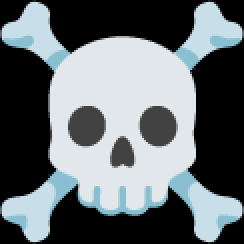
#> input picture montage/skull.png, 122 x 122 px (shown 2 times larger)
$ python -i render.py   (imports and definitions only)
#> lines starting #> are read from the running program, lines starting #| are printed output that depends on the picture
import numpy as np, cv2, json, subprocess, sys, math
SRC=sys.argv[1]; OUT=sys.argv[2]; PREVIEW=len(sys.argv)>3
FPS=30; W,H=1080,1920; CW,CH=608,1080
# [1 line that did not run here, left out]
def load(path,ss=None,t=None):
    cmd=['ffmpeg','-v','error']+(['-ss',str(ss)] if ss is not None else [])+(['-t',str(t)] if t else [])+['-i',path]
    if path==SRC: cmd+=['-vf',f'crop={CW}:{CH}:656:0']
    cmd+=['-f','rawvideo','-pix_fmt','bgr24','-']
    raw=subprocess.run(cmd,capture_output=True).stdout
    return np.frombuffer(raw,np.uint8).reshape(-1,CH,CW,3)
# [3 lines not run here, left out]
def src_frame(t):
    if ACT0<=t<ACT0+len(act)/ACT_FPS-0.01: return act[min(len(act)-1,int(round((t-ACT0)*ACT_FPS)))]
    return orig[min(len(orig)-1,int(round(t*ORIG_FPS)))]
K=[3.692,6.923,11.077,14.308]  # kill impacts (out time)
# [1 line that did not run here, left out]
# [16 lines that did not run here, left out]
def seg_at(t):
    for s in segs:
        if s[0]<=t<s[1]: return s
    return segs[-1]
def src_time(t,s):
    u=(t-s[0])/(s[1]-s[0])
    if s[4]=='kill': u=1-(1-u)**1.6 if False else u**0.8   # slight ramp
    if s[4]=='outro': u=1-(1-u)**3
    return s[2]+(s[3]-s[2])*u
# [1 line that did not run here, left out]
def since(t,arr):
    d=t-arr[arr<=t+1e-6]; return d.min() if len(d) else 99
# [1 line that did not run here, left out]
# grade LUT
x=np.arange(256)/255.0
lift=np.power(x,0.62)
sc=lambda v,c: 1/(1+np.exp(-c*(v-0.5)))
curve=(sc(lift,6)-sc(0,6))/(sc(1,6)-sc(0,6))
lutB=np.clip((curve*1.06+0.02)*255,0,255).astype(np.uint8)
lutG=np.clip((curve*0.98)*255,0,255).astype(np.uint8)
lutR=np.clip((curve*1.02)*255,0,255).astype(np.uint8)
yy,xx=np.mgrid[0:H,0:W].astype(np.float32)
vig=1-0.55*(((xx-W/2)/(W*0.75))**2+((yy-H/2)/(H*0.62))**2)
vig=np.clip(vig,0.25,1)[...,None]
rng=np.random.default_rng(3)
grain=[(rng.standard_normal((H//2,W//2)).astype(np.float32)) for _ in range(8)]
def mblur(img,k,ang=0):
    if k<3: return img
    ker=np.zeros((k,k),np.float32); ker[k//2,:]=1/k
    if ang: ker=cv2.warpAffine(ker,cv2.getRotationMatrix2D((k/2,k/2),ang,1),(k,k))
    return cv2.filter2D(img,-1,ker)
def render(i):
    t=i/FPS; s=seg_at(t); tag=s[4]
    st=src_time(t,s)
    if tag=='fast':  # motion blur via multi-sample
        dt=(s[3]-s[2])/(s[1]-s[0])/FPS
        fr=np.mean([src_frame(st-dt*j/3).astype(np.float32) for j in range(3)],0).astype(np.uint8)
    else: fr=src_frame(st)
    dk=since(t,kicks); ds=since(t,snares); dK=since(t,np.array(K)); dC=since(t,np.array(cuts))
    dD=t-DROPT
    z=1.13
    if t>=DROPT: z+=0.06*math.exp(-dk/0.09)
    z+=0.25*math.exp(-dK/0.22)
    if tag=='build': z+=0.22*((t-s[0])/(s[1]-s[0]))**2
    if tag=='kill': z+=0.10*min(1,(t-s[0])/(s[1]-s[0]))
    if tag=='outro': z+=0.15*((t-s[0])/(s[1]-s[0]))
    if tag=='teaser': z+=0.15
    amp=45*math.exp(-dK/0.18)+(12*math.exp(-ds/0.1) if t>=DROPT else 0)+(25*math.exp(-dC/0.08) if tag in('cut','stut') else 0)
    rr=np.random.default_rng(i)
    ox,oy=rr.uniform(-1,1,2)*amp
    rot=2.5*math.exp(-dK/0.2)*rr.uniform(-1,1)
    if tag=='cut' and dC<0.07: ox+= (1 if int(s[0]/B)%2 else -1)*160*(1-dC/0.07)
    scale=W/CW*z
    M=cv2.getRotationMatrix2D((CW/2,CH/2),rot,scale)
    M[0,2]+=W/2-CW/2+ox; M[1,2]+=H/2-CH/2+oy
    img=cv2.warpAffine(fr,M,(W,H),flags=cv2.INTER_CUBIC,borderMode=cv2.BORDER_REFLECT)
    # whip blur on cuts / impacts
    if tag in('cut','stut') and dC<0.07: img=mblur(img,41)
    if dK<0.06: img=mblur(img,25,90)
    b,g,r=cv2.split(img); img=cv2.merge([cv2.LUT(b,lutB),cv2.LUT(g,lutG),cv2.LUT(r,lutR)])
    img=cv2.filter2D(img,-1,np.array([[0,-0.6,0],[-0.6,3.4,-0.6],[0,-0.6,0]],np.float32))
    f=img.astype(np.float32)/255
    gray=f.mean(2,keepdims=True)
    sat=1.45
    if tag=='kill': sat=1.25
    if tag=='outro': sat=1.45-1.4*min(1,(t-s[0])/(s[1]-s[0])*1.3)
    if t<DROPT and tag!='teaser': sat=1.2
    f=gray+(f-gray)*sat
    # red boost (phonk) — push reds
    f[...,2]=f[...,2]*1.08
    # RGB split
    sh=int(32*math.exp(-dK/0.14)+(7*math.exp(-dk/0.06) if t>=DROPT else 0)+(18 if tag=='teaser' else 0)+(14*math.exp(-dC/0.1) if tag=='stut' else 0))
    if sh>1:
        f[...,2]=np.roll(f[...,2],sh,1); f[...,0]=np.roll(f[...,0],-sh,1)
    # glitch slices
    if tag=='teaser' or (tag=='stut' and dC<0.12) or dK<0.05:
        for _ in range(7):
            y0=rr.integers(0,H-120); hh=rr.integers(20,140); f[y0:y0+hh]=np.roll(f[y0:y0+hh],rr.integers(-120,120),1)
    f*=vig
    if tag=='build':
        u=(t-s[0])/(s[1]-s[0]); f*=1-0.85*max(0,(u-0.6)/0.4)**1.5
    flash=0.9*math.exp(-dK/0.07)+(0.12*math.exp(-ds/0.05) if t>=DROPT else 0)+(0.35*math.exp(-dC/0.05) if tag in('cut','stut') else 0)
    f=f+flash*(1-f)
    gr=cv2.resize(grain[i%8],(W,H))[...,None]
    f+=gr*0.025
    if 0<=dD<1.5/FPS and dD>=1/FPS-1e-6: f=1-f   # 1 negative frame after drop flash
    if t>=DUR-1/FPS-1e-6: pass
    return (np.clip(f,0,1)*255).astype(np.uint8)
# [1 line that did not run here, left out]
# [1 line that did not run here, left out]
# [3 lines not run here, left out]
# [2 lines that did not run here, left out]
# [4 lines not run here, left out]

>>> import cv2
>>> picture = cv2.imread('skull.png', cv2.IMREAD_GRAYSCALE)
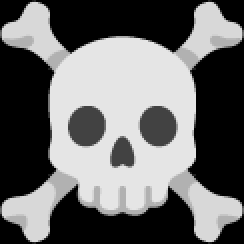
#> picture: shape (122, 122) (shown 2 times larger); min 0, max 229, mean 106.7
>>> result = render(picture)
#> in render, `t = i / FPS`:
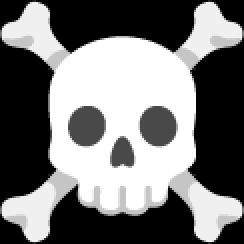
#> t: shape (122, 122) float64 (shown 2 times larger); min 0, max 7.63, mean 3.56; drawn with min black and max white
#> (the run stopped early here; a loop or call above may not have finished)
